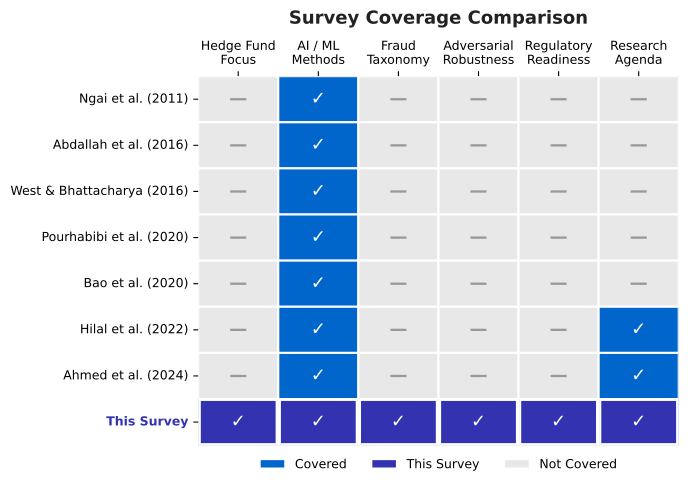

The Python source for this figure:
#!/usr/bin/env python3
"""Survey Comparison Heatmap -- Section 01 Introduction.

Compares eight surveys (rows) across six coverage dimensions (columns).
'This Survey' is highlighted as the only one covering all dimensions.
"""

import pathlib
import numpy as np
import matplotlib.pyplot as plt
import matplotlib.colors as mcolors
import matplotlib.patches as mpatches
import seaborn as sns

# ── colour palette ──────────────────────────────────────────────────
mlblue = (0 / 255, 102 / 255, 204 / 255)
mlpurple = (51 / 255, 51 / 255, 178 / 255)
mllavender = (173 / 255, 173 / 255, 224 / 255)
LIGHT_GRAY = "#e8e8e8"

# ── data ────────────────────────────────────────────────────────────
surveys = [
    "Ngai et al. (2011)",
    "Abdallah et al. (2016)",
    "West & Bhattacharya (2016)",
    "Pourhabibi et al. (2020)",
    "Bao et al. (2020)",
    "Hilal et al. (2022)",
    "Ahmed et al. (2024)",
    "This Survey",
]

dimensions = [
    "Hedge Fund\nFocus",
    "AI / ML\nMethods",
    "Fraud\nTaxonomy",
    "Adversarial\nRobustness",
    "Regulatory\nReadiness",
    "Research\nAgenda",
]

data = np.array(
    [
        [0, 1, 0, 0, 0, 0],  # Ngai
        [0, 1, 0, 0, 0, 0],  # Abdallah
        [0, 1, 0, 0, 0, 0],  # West
        [0, 1, 0, 0, 0, 0],  # Pourhabibi
        [0, 1, 0, 0, 0, 0],  # Bao
        [0, 1, 0, 0, 0, 1],  # Hilal
        [0, 1, 0, 0, 0, 1],  # Ahmed
        [1, 1, 1, 1, 1, 1],  # This Survey
    ],
    dtype=float,
)

# ── figure ──────────────────────────────────────────────────────────
fig, ax = plt.subplots(figsize=(7, 5))

# Custom colour map: 0 -> light gray, 1 -> mlblue
cmap = mcolors.ListedColormap([LIGHT_GRAY, mlblue])
bounds = [-0.5, 0.5, 1.5]
norm = mcolors.BoundaryNorm(bounds, cmap.N)

sns.heatmap(
    data,
    ax=ax,
    cmap=cmap,
    norm=norm,
    linewidths=1.5,
    linecolor="white",
    cbar=False,
    xticklabels=dimensions,
    yticklabels=surveys,
    annot=False,
    square=False,
)

# Overlay "This Survey" row with mlpurple where value == 1
this_row = len(surveys) - 1
for col_idx in range(len(dimensions)):
    if data[this_row, col_idx] == 1:
        ax.add_patch(
            mpatches.FancyBboxPatch(
                (col_idx + 0.04, this_row + 0.04),
                0.92,
                0.92,
                boxstyle="round,pad=0.02",
                facecolor=mlpurple,
                edgecolor="white",
                linewidth=1.5,
            )
        )

# Cell annotations: checkmark / dash
for i in range(data.shape[0]):
    for j in range(data.shape[1]):
        symbol = "\u2713" if data[i, j] == 1 else "\u2014"
        color = "white" if data[i, j] == 1 else "#999999"
        ax.text(
            j + 0.5,
            i + 0.5,
            symbol,
            ha="center",
            va="center",
            fontsize=13,
            fontweight="bold",
            color=color,
        )

# Highlight "This Survey" label
labels = ax.get_yticklabels()
for lbl in labels:
    if "This Survey" in lbl.get_text():
        lbl.set_fontweight("bold")
        lbl.set_color(mlpurple)
ax.set_yticklabels(labels)

ax.set_title(
    "Survey Coverage Comparison",
    fontsize=13,
    fontweight="bold",
    pad=12,
    color="#222222",
)
ax.tick_params(axis="x", labelsize=9, rotation=0)
ax.tick_params(axis="y", labelsize=9)
ax.xaxis.tick_top()
ax.xaxis.set_label_position("top")

# Legend
legend_patches = [
    mpatches.Patch(facecolor=mlblue, edgecolor="white", label="Covered"),
    mpatches.Patch(facecolor=mlpurple, edgecolor="white", label="This Survey"),
    mpatches.Patch(facecolor=LIGHT_GRAY, edgecolor="white", label="Not Covered"),
]
ax.legend(
    handles=legend_patches,
    loc="lower center",
    bbox_to_anchor=(0.5, -0.10),
    ncol=3,
    frameon=False,
    fontsize=9,
)

plt.tight_layout()

# ── save ────────────────────────────────────────────────────────────
out_dir = pathlib.Path(__file__).parent
fig.savefig(out_dir / "01_survey_comparison.pdf", bbox_inches="tight")
fig.savefig(
    out_dir / "thumb.png",
    dpi=150,
    bbox_inches="tight",
)
plt.close(fig)
print(f"Saved to {out_dir}")
